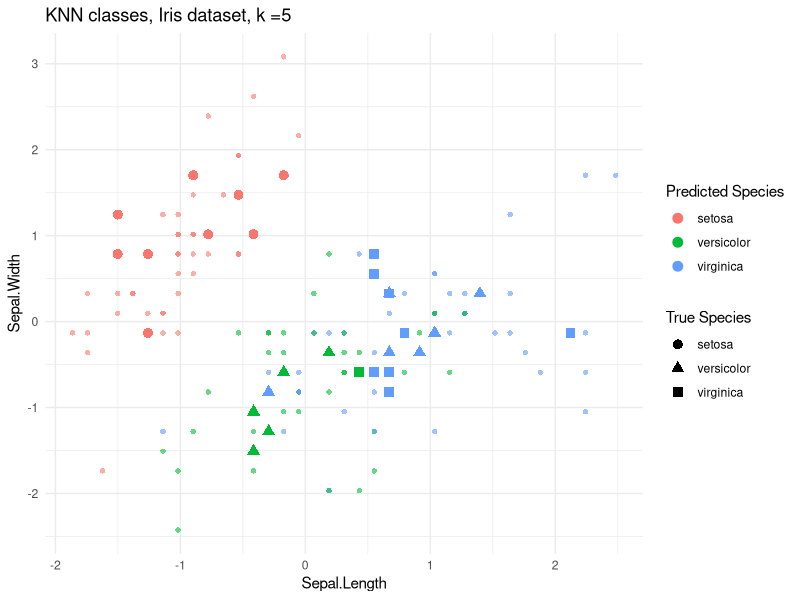

Write the R code that produced this figure.
library(tidyverse) # for plotting
library(class) # model package

# prepare data
data(iris)
iris2d <- iris[, c("Sepal.Length", "Sepal.Width", "Species")]

# example distances using built-in dist()


# pre-processing code 
z_score_transform <- function(df, cols) {
  df[cols] <- lapply(df[cols], function(x) {
    if (is.numeric(x)) {
      (x - mean(x, na.rm = TRUE)) / sd(x, na.rm = TRUE)
    } else {
      warning("Non-numeric column encountered. Skipping z-score transformation for that column.")
      return(x)
    }
  })
  return(df)
}

# standardize the iris dataset
iris_df <- z_score_transform(iris2d)

# split pre-processed data into train and test sets
set.seed(42)
train_index <- sample(1:nrow(iris_df), round(nrow(iris_df) * 0.8))
train_iris <- iris_df[train_index,]
test_iris <- iris_df[-train_index,]

# apply KNN (k = 5)
knn_pred <- knn(train_iris[, 1:2], test_iris[, 1:2], cl = train_iris$Species, k = 5)
test_iris$Predicted <- knn_pred

# plot actual vs predicted

ggplot() +
  geom_point(data = train_iris, aes(x = Sepal.Length, y = Sepal.Width, color = Species), shape = 16, alpha = 0.6) +
  geom_point(data = test_iris, aes(x = Sepal.Length, y = Sepal.Width, shape = Species, color = Predicted), size = 3) +
  labs(title = "KNN classes, Iris dataset, k =5",
       color = "Predicted Species",
       shape = "True Species")+
  theme_minimal()
